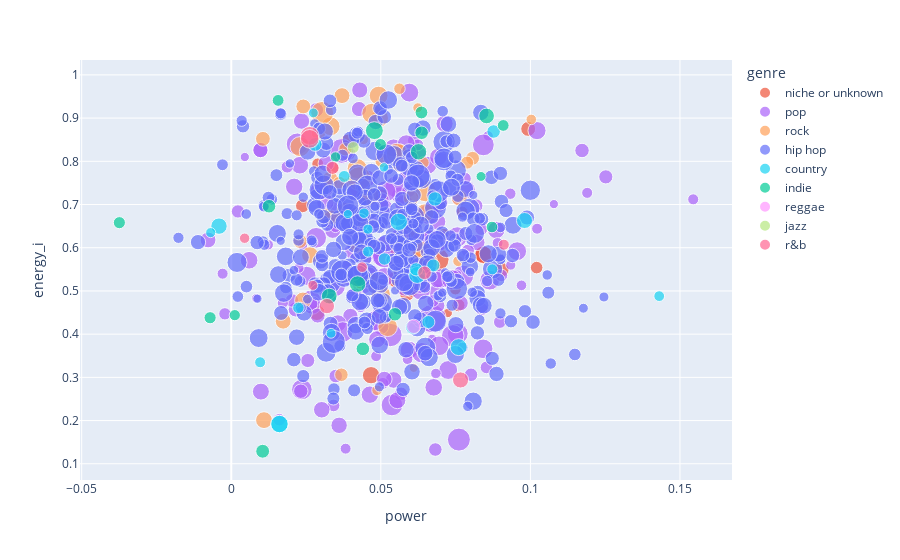

The notebook cell this image was saved under:
### Code cell
fig = px.scatter(song_stats, x="power", y="energy_i", size="scored_words", color="genre", color_discrete_map=color_dict, hover_data=['name+artist'])
fig.write_image('figures/song_pl.png',scale=10.)
fig.show()

### Figure 1 — Plotly figure (JSON) as saved in the notebook; plotly's stock layout.template omitted (floating-point values rounded to 4 significant figures; data arrays with more than 128 entries replaced by an {"elided": "..."} marker saying what was removed)
{"data": [{"customdata": [["We Don't Talk About Bruno---Carolina Gaitán - La Gaita, Mauro Castillo, Adassa, Rhenzy Feliz, Diane Guerrero, Stephanie Beatriz, Encanto - Cast"], ["Bad Habit---Steve Lacy"], ["Surface Pressure - From \"Encanto\"/Soundtrack Version---Jessica Darrow"], ["Surface Pressure---Jessica Darrow"], ["The Family Madrigal---Stephanie Beatriz, Olga Merediz, Encanto - Cast"], ["What Else Can I Do?---Diane Guerrero, Stephanie Beatriz"], ["Dark Red---Steve Lacy"], ["Static---Steve Lacy"], ["Waiting On A Miracle---Stephanie Beatriz"], ["Numb Little Bug---Em Beihold"], ["Until I Found You---Stephen Sanchez"], ["Flowers---Lauren Spencer Smith"], ["Monster Mash---Bobby \"Boris\" Pickett, The Crypt-Kickers"], ["Sunshine ---Steve Lacy, Fousheé"], ["This Is Halloween---The Citizens of Halloween"], ["Ghostbusters---Ray Parker Jr."], ["Mercury---Steve Lacy"], ["Nobody Like U---4*TOWN , Jordan Fisher, Finneas O'Connell, Topher Ngo, Grayson Villanueva, Josh Levi"], ["10 Things I Hate About You---Leah Kate"], ["All Of You---Stephanie Beatriz, Olga Merediz, John Leguizamo, Adassa, Maluma, Encanto - Cast"], ["Victoria's Secret---Jax"], ["I Really Want to Stay at Your House---Rosa Walton, Hallie Coggins"], ["Doja---Central Cee"], ["Heavy ---Nigo, Lil Uzi Vert"], ["Somebody's Watching Me - Single Version---Rockwell"], ["Shake It ---Kay Flock, Cardi B, Dougie B, Bory300"], ["After Dark---Mr.Kitty"], ["Lost in the Fire ---Gesaffelstein, The Weeknd"], ["Heavy ---Nigo, Lil Uzi Vert"], ["The Rumbling ---SiM"], ["attention ---Omah Lay, Justin Bieber"], ["Super Freak---Rick James"]], "hovertemplate": "genre=niche or unknown<br>power=%{x}<br>energy_i=%{y}<br>scored_words=%{marker.size}<br>name+artist=%{customdata[0]}<extra></extra>", "legendgroup": "niche or unknown", "marker": {"color": "#EF553B", "size": [318, 279, 379, 379, 248, 260, 200, 370, 195, 376, 163, 107, 167, 170, 150, 271, 315, 297, 237, 211, 473, 385, 730, 199, 249, 171, 305, 304, 199, 274, 237, 176], "sizemode": "area", "sizeref": 2.467, "symbol": "circle"}, "mode": "markers", "name": "niche or unknown", "orientation": "v", "showlegend": true, "type": "scatter", "x": [0.0286, 0.05877, 0.08431, 0.08431, 0.07113, 0.09045, 0.03394, 0.04673, 0.1021, 0.05521, 0.05702, 0.07238, 0.07493, 0.07717, 0.03181, 0.03907, 0.03076, 0.06, 0.0238, 0.07596, 0.06106, 0.04237, 0.06874, 0.06281, 0.06028, 0.03816, 0.05571, 0.05687, 0.06281, 0.09925, 0.05029, 0.0289], "xaxis": "x", "y": [0.45, 0.494, 0.583, 0.584, 0.628, 0.549, 0.784, 0.305, 0.554, 0.527, 0.55, 0.449, 0.504, 0.683, 0.508, 0.846, 0.75, 0.631, 0.697, 0.467, 0.556, 0.738, 0.573, 0.558, 0.502, 0.835, 0.595, 0.671, 0.584, 0.875, 0.72, 0.794], "yaxis": "y"}, {"customdata": {"elided": "198x1 str values"}, "hovertemplate": "genre=pop<br>power=%{x}<br>energy_i=%{y}<br>scored_words=%{marker.size}<br>name+artist=%{customdata[0]}<extra></extra>", "legendgroup": "pop", "marker": {"color": "#ab63fa", "size": {"elided": "198 int values"}, "sizemode": "area", "sizeref": 2.467, "symbol": "circle"}, "mode": "markers", "name": "pop", "orientation": "v", "showlegend": true, "type": "scatter", "x": {"elided": "198 float values"}, "xaxis": "x", "y": {"elided": "198 float values"}, "yaxis": "y"}, {"customdata": [["Heat Waves---Glass Animals"], ["Running Up That Hill ---Kate Bush"], ["Something In The Way---Nirvana"], ["Enemy  - from the series Arcane League of Legends---Imagine Dragons, JID, Arcane, League of Legends"], ["I Ain't Worried---OneRepublic"], ["Master of Puppets ---Metallica"], ["Sweater Weather---The Neighbourhood"], ["Hold Me Closer---Elton John, Britney Spears"], ["505---Arctic Monkeys"], ["Mary On A Cross---Ghost"], ["Alien Blues---Vundabar"], ["Softcore---The Neighbourhood"], ["Last Christmas---Wham!"], ["Everybody Wants To Rule The World---Tears For Fears"], ["Bones---Imagine Dragons"], ["Mr. Brightside---The Killers"], ["Elliot's Song - From \"Euphoria\" An HBO Original Series---Dominic Fike, Zendaya"], ["The Foundations of Decay---My Chemical Romance"], ["Space Song---Beach House"], ["EDGING---blink-182"], ["This Is Why---Paramore"], ["Daddy Issues---The Neighbourhood"], ["I Wanna Be Yours---Arctic Monkeys"], ["Dreams - 2004 Remaster---Fleetwood Mac"], ["Everlong---Foo Fighters"], ["Don't Stop Believin'---Journey"], ["Separate Ways  - Bryce Miller/Alloy Tracks Remix---Journey, Steve Perry"], ["Eventually---Tame Impala"], ["Sweet Home Alabama---Lynyrd Skynyrd"], ["Smells Like Teen Spirit---Nirvana"], ["Iris---The Goo Goo Dolls"], ["Brown Eyed Girl---Van Morrison"], ["Black Summer---Red Hot Chili Peppers"], ["Electric Love---BØRNS"], ["The Less I Know The Better---Tame Impala"], ["Cigarette Daydreams---Cage The Elephant"], ["Riptide---Vance Joy"], ["Oh Caroline---The 1975"], ["Sweet Dreams  - Remastered---Eurythmics, Annie Lennox, Dave Stewart"], ["Danger Zone - From \"Top Gun\" Original Soundtrack---Kenny Loggins"], ["Everybody Talks---Neon Trees"], ["BRIGHTSIDE---The Lumineers"], ["Enter Sandman ---Metallica"], ["Right Down the Line---Gerry Rafferty"], ["Blue Christmas---Elvis Presley"], ["House of Memories---Panic! At The Disco"], ["Born in the U.S.A.---Bruce Springsteen"], ["Sweet Child O' Mine---Guns N' Roses"], [" The Reaper---Blue Öyster Cult"], ["Why'd You Only Call Me When You're High?---Arctic Monkeys"], ["Take It Easy - 2013 Remaster---Eagles"], ["Out of My League---Fitz and The Tantrums"]], "hovertemplate": "genre=rock<br>power=%{x}<br>energy_i=%{y}<br>scored_words=%{marker.size}<br>name+artist=%{customdata[0]}<extra></extra>", "legendgroup": "rock", "marker": {"color": "#FFA15A", "size": [389, 406, 351, 497, 168, 223, 237, 116, 271, 395, 349, 425, 347, 399, 215, 500, 226, 530, 306, 261, 699, 361, 471, 453, 431, 271, 150, 250, 298, 648, 317, 352, 499, 210, 388, 240, 564, 120, 196, 137, 120, 304, 494, 102, 136, 567, 310, 440, 272, 312, 271, 164], "sizemode": "area", "sizeref": 2.467, "symbol": "circle"}, "mode": "markers", "name": "rock", "orientation": "v", "showlegend": true, "type": "scatter", "x": [0.04343, 0.06341, 0.01094, 0.0421, 0.06422, 0.03815, 0.08066, 0.038, 0.01057, 0.04957, 0.03302, 0.06583, 0.02397, 0.06476, 0.03615, 0.04701, 0.03681, 0.04348, 0.05645, 0.02918, 0.04272, 0.0473, 0.05228, 0.04999, 0.03323, 0.05048, 0.07587, 0.02297, 0.04228, 0.03039, 0.07625, 0.02633, 0.03836, 0.07884, 0.0464, 0.03129, 0.06495, 0.04422, 0.0567, 0.1003, 0.06232, 0.06017, 0.02298, 0.06098, 0.04872, 0.05541, 0.03702, 0.04927, 0.02408, 0.01735, 0.03343, 0.05622], "xaxis": "x", "y": [0.525, 0.594, 0.201, 0.783, 0.797, 0.828, 0.807, 0.75, 0.852, 0.9, 0.757, 0.568, 0.478, 0.681, 0.75, 0.911, 0.306, 0.67, 0.792, 0.866, 0.76, 0.521, 0.417, 0.492, 0.881, 0.802, 0.569, 0.615, 0.605, 0.912, 0.715, 0.583, 0.682, 0.797, 0.719, 0.676, 0.731, 0.85, 0.825, 0.897, 0.924, 0.715, 0.834, 0.322, 0.27, 0.817, 0.952, 0.952, 0.927, 0.43, 0.67, 0.968], "yaxis": "y"}, {"customdata": {"elided": "378x1 str values"}, "hovertemplate": "genre=hip hop<br>power=%{x}<br>energy_i=%{y}<br>scored_words=%{marker.size}<br>name+artist=%{customdata[0]}<extra></extra>", "legendgroup": "hip hop", "marker": {"color": "#636efa", "size": {"elided": "378 int values"}, "sizemode": "area", "sizeref": 2.467, "symbol": "circle"}, "mode": "markers", "name": "hip hop", "orientation": "v", "showlegend": true, "type": "scatter", "x": {"elided": "378 float values"}, "xaxis": "x", "y": {"elided": "378 float values"}, "yaxis": "y"}, {"customdata": [["Don't Think Jesus---Morgan Wallen"], ["Something in the Orange---Zach Bryan"], ["You Proof---Morgan Wallen"], ["Thought You Should Know---Morgan Wallen"], ["Rock and A Hard Place---Bailey Zimmerman"], ["Whiskey Glasses---Morgan Wallen"], ["Flower Shops ---ERNEST, Morgan Wallen"], ["Chicken Fried---Zac Brown Band"], ["Fancy Like---Walker Hayes"], ["Buy Dirt---Jordan Davis, Luke Bryan"], ["Burn Burn Burn---Zach Bryan"], ["Sand In My Boots---Morgan Wallen"], ["Fall In Love---Bailey Zimmerman"], ["Doin' This---Luke Combs"], ["Tennessee Whiskey---Chris Stapleton"], ["Chasin' You---Morgan Wallen"], ["Tennessee Orange---Megan Moroney"], ["More Than My Hometown---Morgan Wallen"], ["Heavy Eyes---Zach Bryan"], ["All Your'n---Tyler Childers"], ["Wagon Wheel---Darius Rucker"], ["Fortunate Son---Creedence Clearwater Revival"], ["Feathered Indians---Tyler Childers"], ["Something in the Orange - Z&E's Version---Zach Bryan"], ["7 Summers---Morgan Wallen"], ["Forever After All---Luke Combs"], ["Beer Never Broke My Heart---Luke Combs"], ["Beautiful Crazy---Luke Combs"]], "hovertemplate": "genre=country<br>power=%{x}<br>energy_i=%{y}<br>scored_words=%{marker.size}<br>name+artist=%{customdata[0]}<extra></extra>", "legendgroup": "country", "marker": {"color": "#19d3f3", "size": [247, 378, 233, 102, 150, 135, 165, 255, 174, 210, 210, 352, 126, 151, 356, 152, 144, 226, 121, 216, 369, 318, 191, 378, 109, 332, 126, 119], "sizemode": "area", "sizeref": 2.467, "symbol": "circle"}, "mode": "markers", "name": "country", "orientation": "v", "showlegend": true, "type": "scatter", "x": [0.06062, 0.01611, 0.02804, 0.03898, 0.009651, 0.04437, 0.02244, 0.06812, 0.03774, 0.06755, 0.06589, 0.06217, 0.0457, 0.08726, 0.07602, 0.04576, 0.1431, 0.0877, 0.02744, 0.0618, 0.056, 0.09802, 0.05122, 0.01611, 0.05104, -0.0041, -0.006889, 0.03337], "xaxis": "x", "y": [0.416, 0.192, 0.839, 0.678, 0.335, 0.68, 0.461, 0.713, 0.765, 0.559, 0.428, 0.537, 0.643, 0.55, 0.37, 0.591, 0.488, 0.869, 0.912, 0.55, 0.66, 0.663, 0.574, 0.192, 0.786, 0.65, 0.635, 0.402], "yaxis": "y"}, {"customdata": [["I Love You So---The Walters"], ["Notion---The Rare Occasions"], ["Stick Season---Noah Kahan"], ["Freaks---Surf Curse"], ["Sex Drugs Etc.---Beach Weather"], ["Tek It---Cafuné"], ["World's Smallest Violin---AJR"], ["POLTERGEIST!---CORPSE, OmenXIII"], ["It's Called: Freefall---Rainbow Kitten Surprise"], ["Young---Vacations"], ["The Night We Met---Lord Huron"], ["Washing Machine Heart---Mitski"], ["Lovers Rock---TV Girl"], ["Not Allowed---TV Girl"], ["Pope Is a Rockstar---SALES"], ["rises the moon---Liana Flores"], ["Kilby Girl---The Backseat Lovers"], ["My Kind of Woman---Mac DeMarco"], ["I Can't Handle Change---Roar"], ["Hayloft II---Mother Mother"]], "hovertemplate": "genre=indie<br>power=%{x}<br>energy_i=%{y}<br>scored_words=%{marker.size}<br>name+artist=%{customdata[0]}<extra></extra>", "legendgroup": "indie", "marker": {"color": "#00cc96", "size": [166, 171, 306, 173, 175, 202, 227, 181, 333, 135, 229, 333, 395, 304, 223, 237, 156, 122, 183, 227], "sizemode": "area", "sizeref": 2.467, "symbol": "circle"}, "mode": "markers", "name": "indie", "orientation": "v", "showlegend": true, "type": "scatter", "x": [0.08716, 0.09091, 0.03276, 0.01566, 0.04989, 0.06359, 0.01263, -0.03741, 0.04223, 0.03485, 0.044, 0.06262, 0.04784, 0.08535, 0.05474, 0.01049, 0.001187, 0.08349, -0.007075, 0.06364], "xaxis": "x", "y": [0.648, 0.883, 0.488, 0.941, 0.839, 0.913, 0.696, 0.658, 0.516, 0.81, 0.366, 0.822, 0.871, 0.905, 0.446, 0.129, 0.444, 0.765, 0.438, 0.866], "yaxis": "y"}, {"customdata": [["Pass The Dutchie---Musical Youth"]], "hovertemplate": "genre=reggae<br>power=%{x}<br>energy_i=%{y}<br>scored_words=%{marker.size}<br>name+artist=%{customdata[0]}<extra></extra>", "legendgroup": "reggae", "marker": {"color": "#FF97FF", "size": [255], "sizemode": "area", "sizeref": 2.467, "symbol": "circle"}, "mode": "markers", "name": "reggae", "orientation": "v", "showlegend": true, "type": "scatter", "x": [0.061], "xaxis": "x", "y": [0.418], "yaxis": "y"}, {"customdata": [["September---Earth, Wind & Fire"]], "hovertemplate": "genre=jazz<br>power=%{x}<br>energy_i=%{y}<br>scored_words=%{marker.size}<br>name+artist=%{customdata[0]}<extra></extra>", "legendgroup": "jazz", "marker": {"color": "#B6E880", "size": [173], "sizemode": "area", "sizeref": 2.467, "symbol": "circle"}, "mode": "markers", "name": "jazz", "orientation": "v", "showlegend": true, "type": "scatter", "x": [0.04078], "xaxis": "x", "y": [0.832], "yaxis": "y"}, {"customdata": [["Thriller---Michael Jackson"], ["90 Proof ---Smino, J. Cole"], ["Heartbreak Anniversary---Giveon"], ["Thriller - 2003 Edit---Michael Jackson"], ["For Tonight---Giveon"], ["SPIT IN MY FACE!---ThxSoMch"], ["Sure Thing---Miguel"], ["Over---Lucky Daye"], ["Get You ---Daniel Caesar, Kali Uchis"], ["Swim---Chase Atlantic"]], "hovertemplate": "genre=r&b<br>power=%{x}<br>energy_i=%{y}<br>scored_words=%{marker.size}<br>name+artist=%{customdata[0]}<extra></extra>", "legendgroup": "r&b", "marker": {"color": "#FF6692", "size": [432, 134, 289, 432, 126, 211, 150, 141, 321, 229], "sizemode": "area", "sizeref": 2.467, "symbol": "circle"}, "mode": "markers", "name": "r&b", "orientation": "v", "showlegend": true, "type": "scatter", "x": [0.02623, 0.004467, 0.03197, 0.02623, 0.02726, 0.03386, 0.09112, 0.04375, 0.07665, 0.0646], "xaxis": "x", "y": [0.859, 0.622, 0.465, 0.852, 0.513, 0.785, 0.607, 0.555, 0.294, 0.542], "yaxis": "y"}], "layout": {"legend": {"itemsizing": "constant", "title": {"text": "genre"}, "tracegroupgap": 0}, "margin": {"t": 60}, "xaxis": {"anchor": "y", "domain": [0, 1], "title": {"text": "power"}}, "yaxis": {"anchor": "x", "domain": [0, 1], "title": {"text": "energy_i"}}}}
